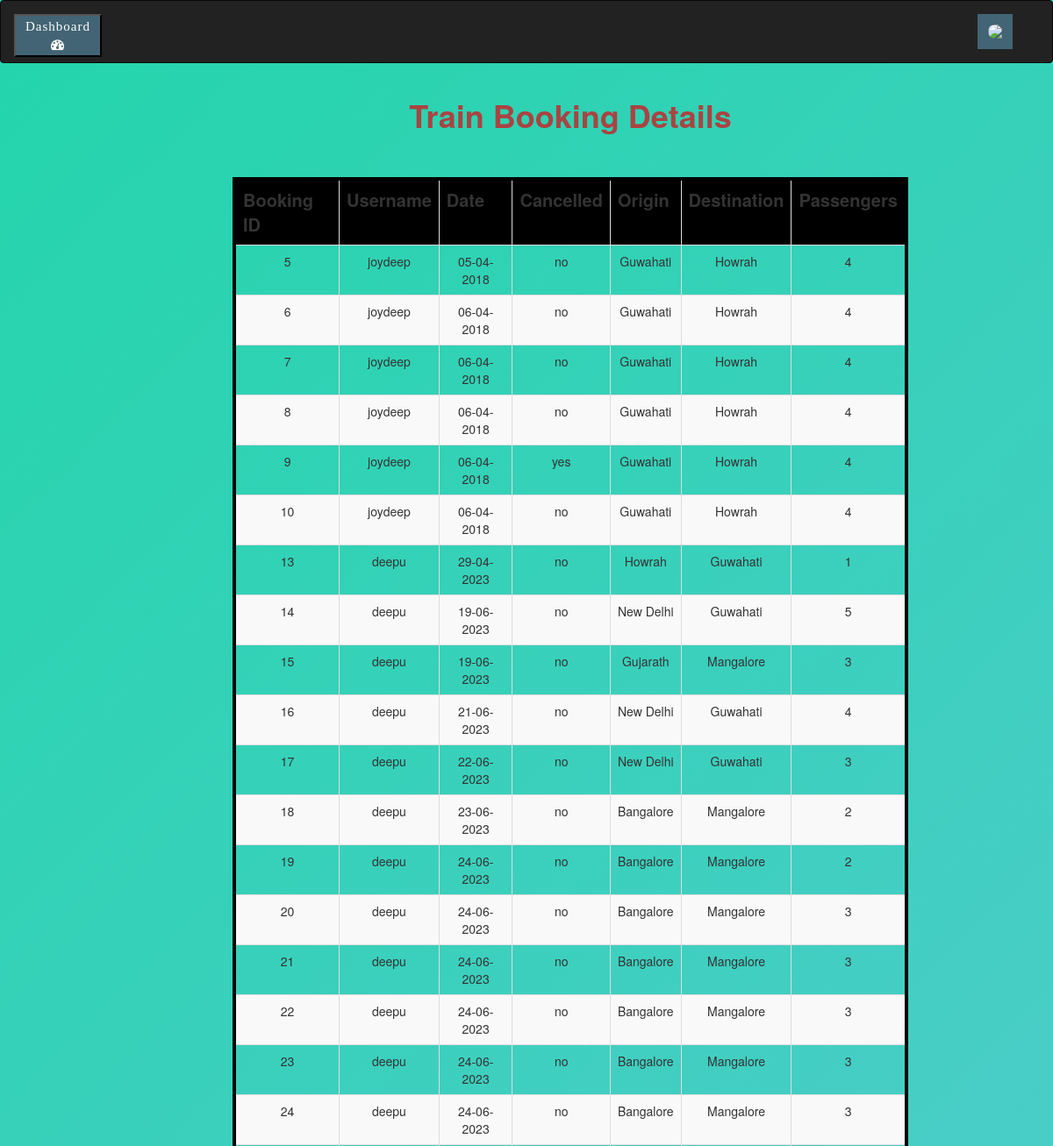
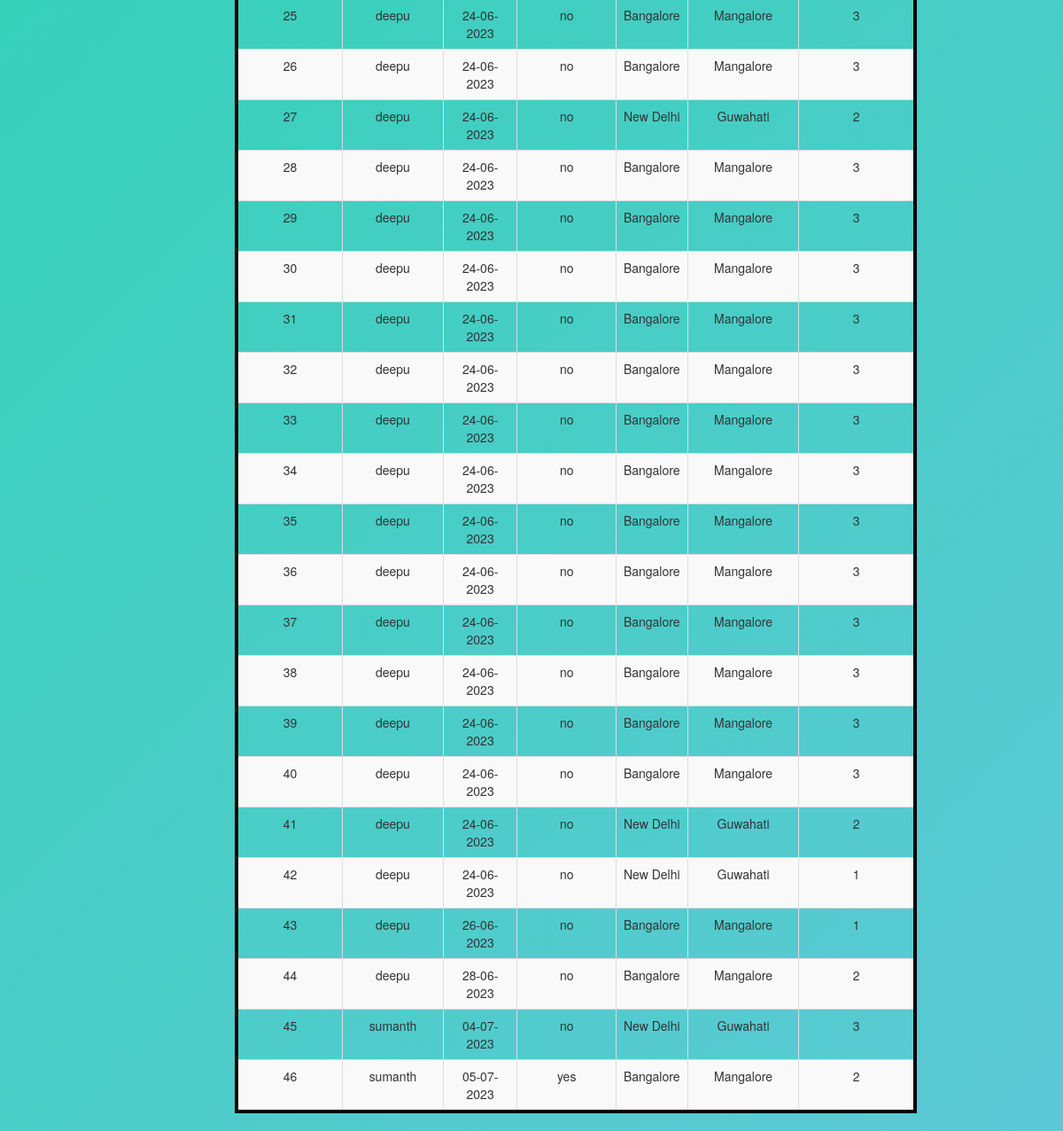
The app's page /Management/trainbookings_view.php with its own data (2 pictures, top to bottom).
### tables this page shows
CREATE TABLE `trainbookings` (
  `bookingID` int(5) NOT NULL,
  `username` varchar(50) NOT NULL,
  `date` varchar(60) NOT NULL,
  `cancelled` varchar(20) NOT NULL,
  `origin` varchar(50) NOT NULL,
  `destination` varchar(50) NOT NULL,
  `passengers` int(5) NOT NULL
);

### Management/trainbookings_view.php (the view, shortened to what this page needs)
<!Doctype html>
<html>
<head>
  <link href="css/bootstrap.min.css" rel="stylesheet">
  <link href="https://maxcdn.bootstrapcdn.com/font-awesome/4.7.0/css/font-awesome.min.css" rel="stylesheet">
  <link rel="stylesheet" href="https://maxcdn.bootstrapcdn.com/bootstrap/3.3.7/css/bootstrap.min.css">
</head>
<body>
  <div class="container-fliud">
    <nav class="navbar navbar-inverse">
      <div class="container-fluid">
        <div class="navbar-header">
          <div class="dash-div">
            <a href="../admin/">
              <button>Dashboard <i class="fa fa-dashboard"></i></button>
            </a>
          </div>
        </div>
        <div class="collapse navbar-collapse" id="nav">
          <ul class="nav navbar-nav" style="float:right">
            <div class="navigation">
              <a class="button" href="adminLogout.php">
                <img src="https://pbs.twimg.com/profile_images/378800000639740507/fc0aaad744734cd1dbc8aeb3d51f8729_400x400.jpeg">
              </a>
            </div>
          </ul>
        </div>
      </div>
    </nav>
  </div>
  <div class="col-lg-8">
    <h1 class="text-danger text-center" style="font-weight:bold">Train Booking Details</h1>
    <br>
    <br>
    <?php
    $servername = "localhost";
    $username = "root";
    $password = "";
    $dbname = "projectmeteor";
    $conn = new mysqli($servername, $username, $password, $dbname);
    $sql = "SELECT bookingID,username,date,cancelled,origin,destination,passengers FROM trainbookings";
    $result = $conn->query($sql);
    echo "
    <center>
    <table class='table table-striped table-bordered table-hover py-5' style='width:200%; border: 4px solid black; text:white; text-align: center;'>
    <tr class='text-centre text-white'style='font-size:20px; background:black'>
    <th>Booking ID</th>
    <th>Username</th>
    <th>Date</th>
    <th>Cancelled</th>
    <th>Origin</th>
    <th>Destination</th>
    <th>Passengers</th>
    </tr>
    </center>";
    if ($result->num_rows > 0) {
      while ($row = $result->fetch_assoc()) {
        echo "<tr>";
        echo "<td>" . $row['bookingID'] . "</td>";
        echo "<td>" . $row['username'] . "</td>";
        echo "<td>" . $row['date'] . "</td>";
        echo "<td>" . $row['cancelled'] . "</td>";
        echo "<td>" . $row['origin'] . "</td>";
        echo "<td>" . $row['destination'] . "</td>";
        echo "<td>" . $row['passengers'] . "</td>";
        echo "</tr>";
      }
    } else {
      echo "0 results";
    }
    ?>
  </div>
</body>
</html>

### Management/trainbookings_view.php (style rules this page uses)
body { background: linear-gradient(-45deg, #e77b5a, #e578a2, #23a6d5a6, #23d5ab); background-size: 400% 400%; animation: gradient 15s ease infinite; height: 100vh; }
.col-lg-8 { margin-left: 250px; }
.navigation { width: 100%; background-color: black; }
img { width: 25px; border-radius: 50px; float: left; }
a.button { width: 40px; }
.button { text-decoration: none; float: right; padding: 12px; margin: 15px; color: white; width: 25px; background-color: #426474; transition: width .35s; -webkit-transition: width .35s; overflow: hidden }
.dash-div a button { font-size: 15px; width: 100px; background: #426474; font-family: 'FontAwesome'; color: white; margin-top: 15px; letter-spacing: 1px; }

### records on screen
trainbookings: bookingID "5", username "joydeep", date "05-04-2018", cancelled "no", origin "Guwahati", destination "Howrah", passengers "4"
trainbookings: bookingID "6", username "joydeep", date "06-04-2018", cancelled "no", origin "Guwahati", destination "Howrah", passengers "4"
trainbookings: bookingID "7", username "joydeep", date "06-04-2018", cancelled "no", origin "Guwahati", destination "Howrah", passengers "4"
trainbookings: bookingID "8", username "joydeep", date "06-04-2018", cancelled "no", origin "Guwahati", destination "Howrah", passengers "4"
trainbookings: bookingID "9", username "joydeep", date "06-04-2018", cancelled "yes", origin "Guwahati", destination "Howrah", passengers "4"
trainbookings: bookingID "10", username "joydeep", date "06-04-2018", cancelled "no", origin "Guwahati", destination "Howrah", passengers "4"
trainbookings: bookingID "13", username "deepu", date "29-04-2023", cancelled "no", origin "Howrah", destination "Guwahati", passengers "1"
trainbookings: bookingID "14", username "deepu", date "19-06-2023", cancelled "no", origin "New Delhi", destination "Guwahati", passengers "5"
trainbookings: bookingID "15", username "deepu", date "19-06-2023", cancelled "no", origin "Gujarath", destination "Mangalore", passengers "3"
trainbookings: bookingID "16", username "deepu", date "21-06-2023", cancelled "no", origin "New Delhi", destination "Guwahati", passengers "4"
trainbookings: bookingID "17", username "deepu", date "22-06-2023", cancelled "no", origin "New Delhi", destination "Guwahati", passengers "3"
trainbookings: bookingID "18", username "deepu", date "23-06-2023", cancelled "no", origin "Bangalore", destination "Mangalore", passengers "2"
trainbookings: bookingID "19", username "deepu", date "24-06-2023", cancelled "no", origin "Bangalore", destination "Mangalore", passengers "2"
trainbookings: bookingID "20", username "deepu", date "24-06-2023", cancelled "no", origin "Bangalore", destination "Mangalore", passengers "3"
trainbookings: bookingID "21", username "deepu", date "24-06-2023", cancelled "no", origin "Bangalore", destination "Mangalore", passengers "3"
trainbookings: bookingID "22", username "deepu", date "24-06-2023", cancelled "no", origin "Bangalore", destination "Mangalore", passengers "3"
trainbookings: bookingID "23", username "deepu", date "24-06-2023", cancelled "no", origin "Bangalore", destination "Mangalore", passengers "3"
trainbookings: bookingID "24", username "deepu", date "24-06-2023", cancelled "no", origin "Bangalore", destination "Mangalore", passengers "3"
trainbookings: bookingID "25", username "deepu", date "24-06-2023", cancelled "no", origin "Bangalore", destination "Mangalore", passengers "3"
trainbookings: bookingID "26", username "deepu", date "24-06-2023", cancelled "no", origin "Bangalore", destination "Mangalore", passengers "3"
trainbookings: bookingID "27", username "deepu", date "24-06-2023", cancelled "no", origin "New Delhi", destination "Guwahati", passengers "2"
trainbookings: bookingID "28", username "deepu", date "24-06-2023", cancelled "no", origin "Bangalore", destination "Mangalore", passengers "3"
trainbookings: bookingID "29", username "deepu", date "24-06-2023", cancelled "no", origin "Bangalore", destination "Mangalore", passengers "3"
trainbookings: bookingID "30", username "deepu", date "24-06-2023", cancelled "no", origin "Bangalore", destination "Mangalore", passengers "3"
trainbookings: bookingID "31", username "deepu", date "24-06-2023", cancelled "no", origin "Bangalore", destination "Mangalore", passengers "3"
trainbookings: bookingID "32", username "deepu", date "24-06-2023", cancelled "no", origin "Bangalore", destination "Mangalore", passengers "3"
trainbookings: bookingID "33", username "deepu", date "24-06-2023", cancelled "no", origin "Bangalore", destination "Mangalore", passengers "3"
trainbookings: bookingID "34", username "deepu", date "24-06-2023", cancelled "no", origin "Bangalore", destination "Mangalore", passengers "3"
trainbookings: bookingID "35", username "deepu", date "24-06-2023", cancelled "no", origin "Bangalore", destination "Mangalore", passengers "3"
trainbookings: bookingID "36", username "deepu", date "24-06-2023", cancelled "no", origin "Bangalore", destination "Mangalore", passengers "3"
trainbookings: bookingID "37", username "deepu", date "24-06-2023", cancelled "no", origin "Bangalore", destination "Mangalore", passengers "3"
trainbookings: bookingID "38", username "deepu", date "24-06-2023", cancelled "no", origin "Bangalore", destination "Mangalore", passengers "3"
trainbookings: bookingID "39", username "deepu", date "24-06-2023", cancelled "no", origin "Bangalore", destination "Mangalore", passengers "3"
trainbookings: bookingID "40", username "deepu", date "24-06-2023", cancelled "no", origin "Bangalore", destination "Mangalore", passengers "3"
trainbookings: bookingID "41", username "deepu", date "24-06-2023", cancelled "no", origin "New Delhi", destination "Guwahati", passengers "2"
trainbookings: bookingID "42", username "deepu", date "24-06-2023", cancelled "no", origin "New Delhi", destination "Guwahati", passengers "1"
trainbookings: bookingID "43", username "deepu", date "26-06-2023", cancelled "no", origin "Bangalore", destination "Mangalore", passengers "1"
trainbookings: bookingID "44", username "deepu", date "28-06-2023", cancelled "no", origin "Bangalore", destination "Mangalore", passengers "2"
trainbookings: bookingID "45", username "sumanth", date "04-07-2023", cancelled "no", origin "New Delhi", destination "Guwahati", passengers "3"
trainbookings: bookingID "46", username "sumanth", date "05-07-2023", cancelled "yes", origin "Bangalore", destination "Mangalore", passengers "2"
